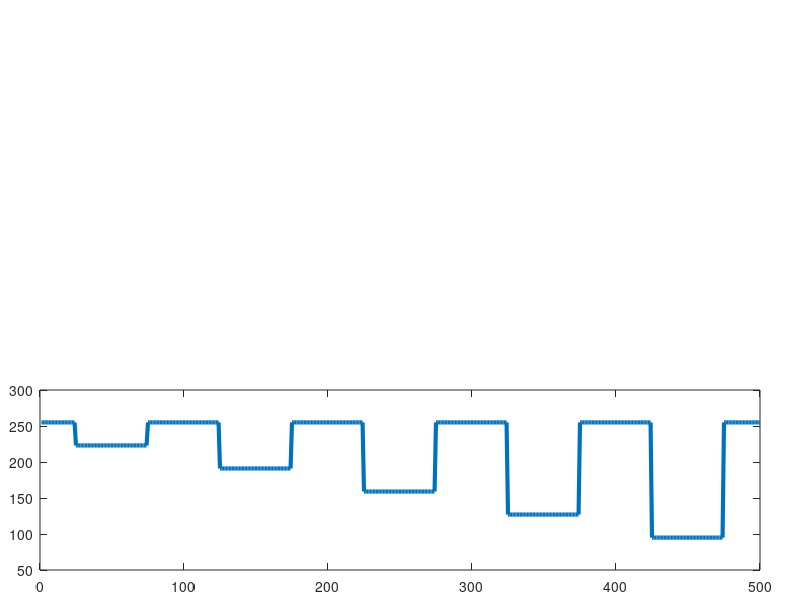

Source code (MATLAB): (Note: this script raises an error after producing the figure.)
% VL_DEMO_MSER_DELTA  Demo: MSER: delta parameter

randn('state',0) ;
rand('state',0) ;

I = zeros(100,500) + 255 ;
for i=1:5
  I((1:50) + 25 - 1, ...
    (1:50) + 25 - 1 + 100 * (i-1)) = ...
    255 - 32 * i ;
end
I = uint8(I) ;

figure(1) ; clf ;
axes('position',[0.05 0.05 1-.1 2*1/5-.1]) ;
plot(I(end/2,:),'linewidth',3) ;
hold on ;
vl_demo_print('mser_delta_0') ;


figure(2) ; clf ;
imagesc(I) ; axis off ; axis equal ; axis tight ;
colormap(gray(256)) ;
set(gca,'fontsize',20) ;

deltar = [1 32 159 160] ;
clear h ;
for delta=deltar
  [r,f] = vl_mser(I, 'Delta', delta, 'BrightOnDark', 0, 'verbose') ;

  if exist('h','var'), delete(h) ; end
  h = vl_plotframe(vl_ertr(f)) ;
  if ~isempty(h), set(h,'color','y','linewidth',1) ; end
  title(sprintf('delta = %g', delta)) ;
  drawnow ;

  vl_demo_print(sprintf('mser_delta_%d',find(delta==deltar))) ;
end

